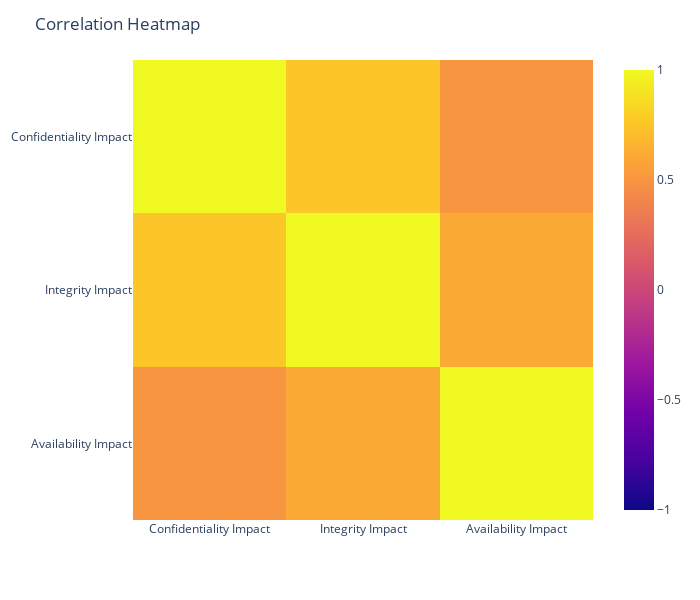

The notebook cell saved with this chart:
### Code cell
dt_analyzer.check_correlation(processed_df, "ConfidentialityImpactNumeric", "IntegrityImpactNumeric")
column_display_info = [
    {"column_name": "ConfidentialityImpactNumeric", "display_name": "Confidentiality Impact"},
    {"column_name": "IntegrityImpactNumeric", "display_name": "Integrity Impact"},
    {"column_name": "AvailabilityImpactNumeric", "display_name": "Availability Impact"}
]
dt_analyzer.show_correlation_matrix_heatmap(processed_df, column_display_info, 700, 600, "png")

### Figure 1 — Plotly figure (JSON) as saved in the notebook; plotly's stock layout.template omitted (floating-point values rounded to 4 significant figures)
{"data": [{"coloraxis": "coloraxis", "hovertemplate": "x: %{x}<br>y: %{y}<br>color: %{z}<extra></extra>", "name": "0", "type": "heatmap", "x": ["Confidentiality Impact", "Integrity Impact", "Availability Impact"], "xaxis": "x", "y": ["Confidentiality Impact", "Integrity Impact", "Availability Impact"], "yaxis": "y", "z": [[1, 0.7573, 0.498], [0.7573, 1, 0.6068], [0.498, 0.6068, 1]]}], "layout": {"coloraxis": {"cmax": 1, "cmin": -1, "colorscale": [[0, "#0d0887"], [0.1111, "#46039f"], [0.2222, "#7201a8"], [0.3333, "#9c179e"], [0.4444, "#bd3786"], [0.5556, "#d8576b"], [0.6667, "#ed7953"], [0.7778, "#fb9f3a"], [0.8889, "#fdca26"], [1, "#f0f921"]]}, "height": 600, "margin": {"t": 60}, "title": {"text": "Correlation Heatmap"}, "width": 700, "xaxis": {"anchor": "y", "constrain": "domain", "domain": [0, 1], "scaleanchor": "y"}, "yaxis": {"anchor": "x", "autorange": "reversed", "constrain": "domain", "domain": [0, 1]}}}
